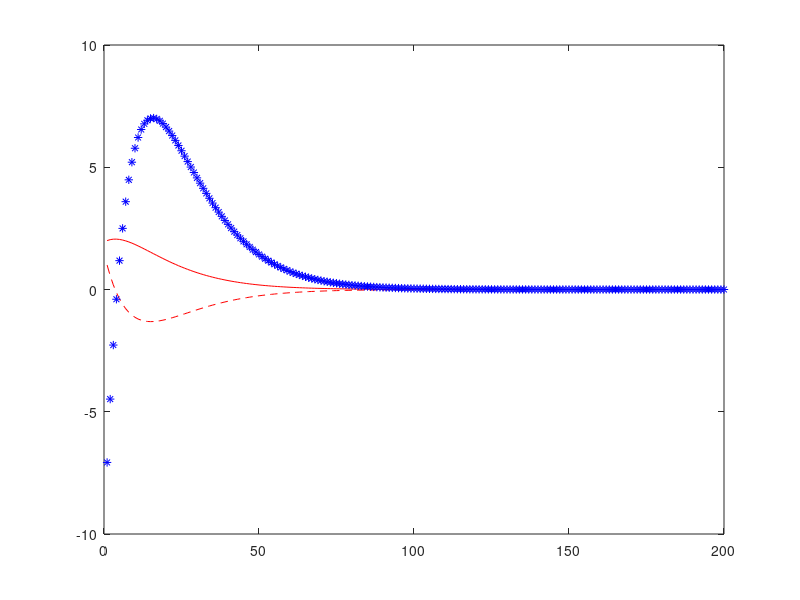
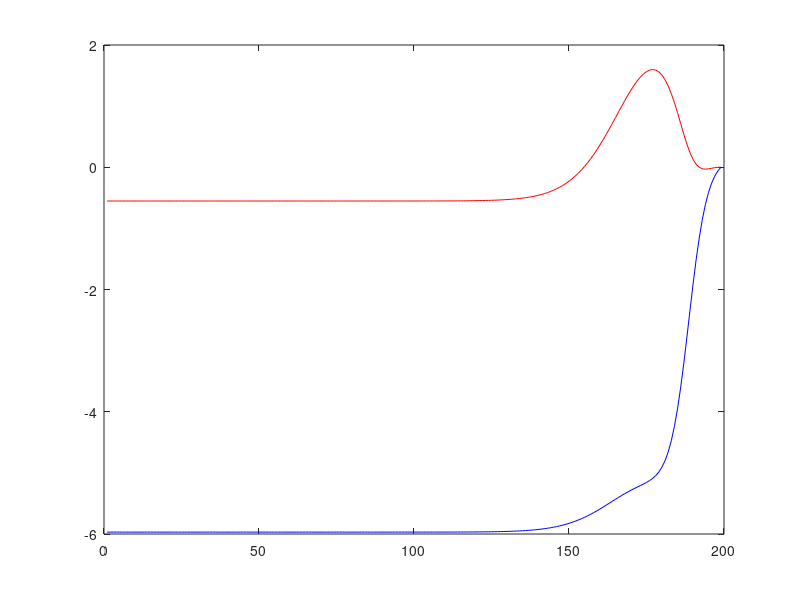

Write MATLAB code to recreate these figures, in order.
A=[0.9974 0.0539; -0.1078 1.1591];
B=[0.0013; 0.0539];
H=0;
Q=[0.25 0.00;0.00 0.05];
R=0.05;
N=200;
P=cell(N,1);
P{1}=H;
X=[];
X(:,1)=[2;1];
F=[];
U=[];

for k = 1:N-1

F(N-k,:) = -inv(R+transpose(B)*P{k}*B).*(transpose(B)*P{k}*A);

P{k+1} = transpose(A+B*F(N-k,:))*P{k}*(A+B*F(N-k,:)) + transpose(F(N-k,:))*R*F(N-k,:) + Q;
;

end

for k = 1:N-1

U(k,1) = F(k,:)*X(:,k);
X(:,k+1) = A*X(:,k)+B*U(k,1);

end

U(N,1)=0;
figure
plot(1:size(X,2),X(1,:),'r-',1:size(X,2),X(2,:),'r--',1:size(X,2),U,'b*');
figure
plot(1:size(F,1),F(:,1),'r-',1:size(F,1),F(:,2),'b-');